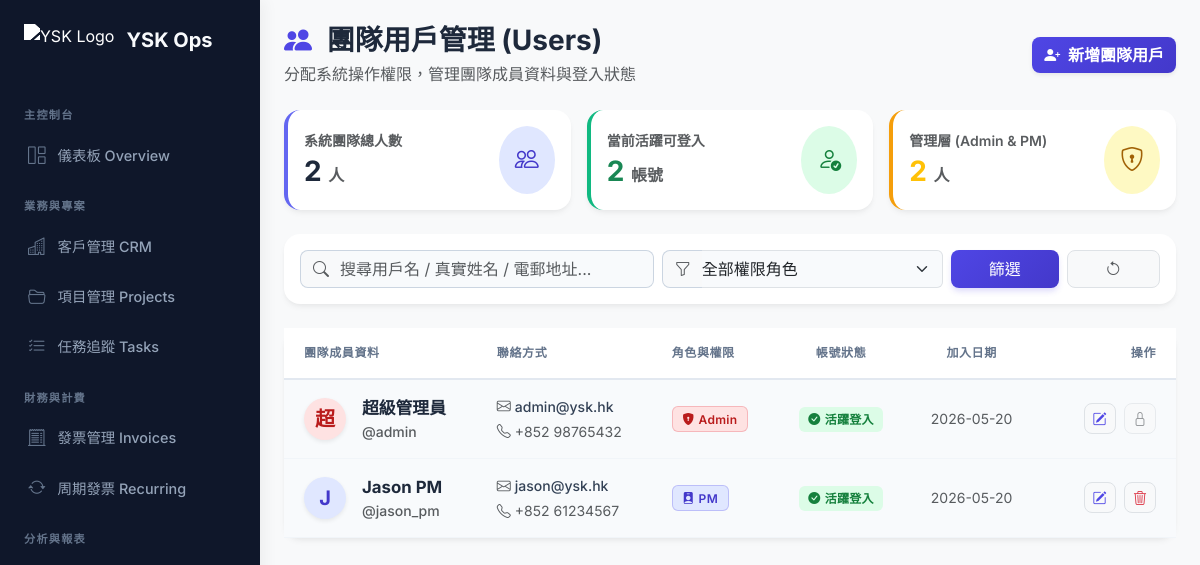
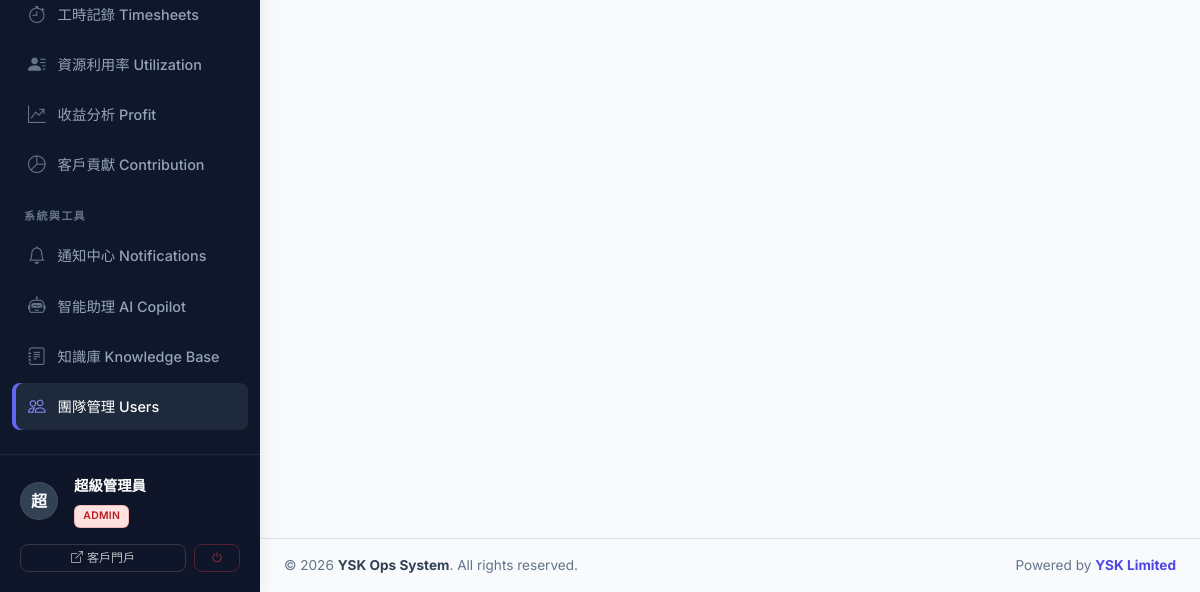
The page /users.php (signed in) on the database as committed earlier (2 pictures, top to bottom).
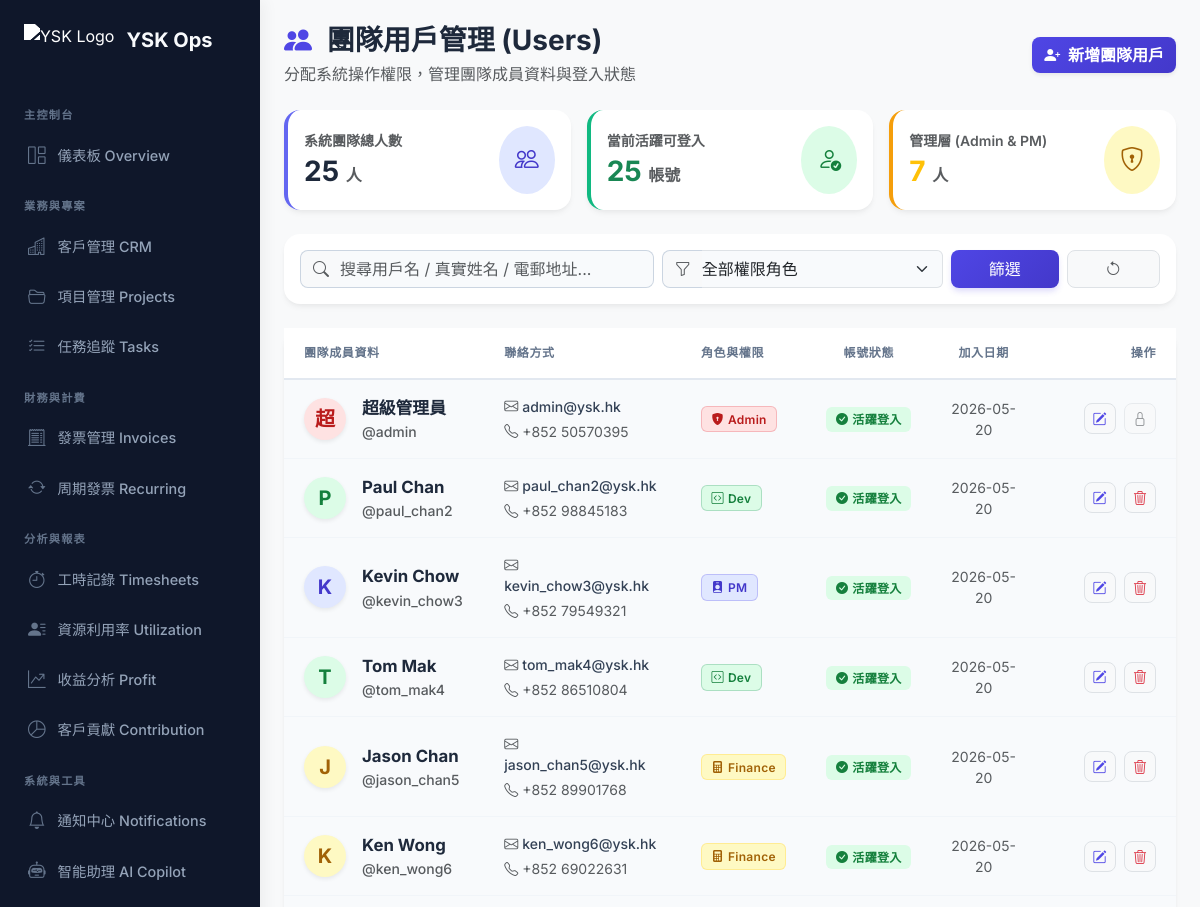
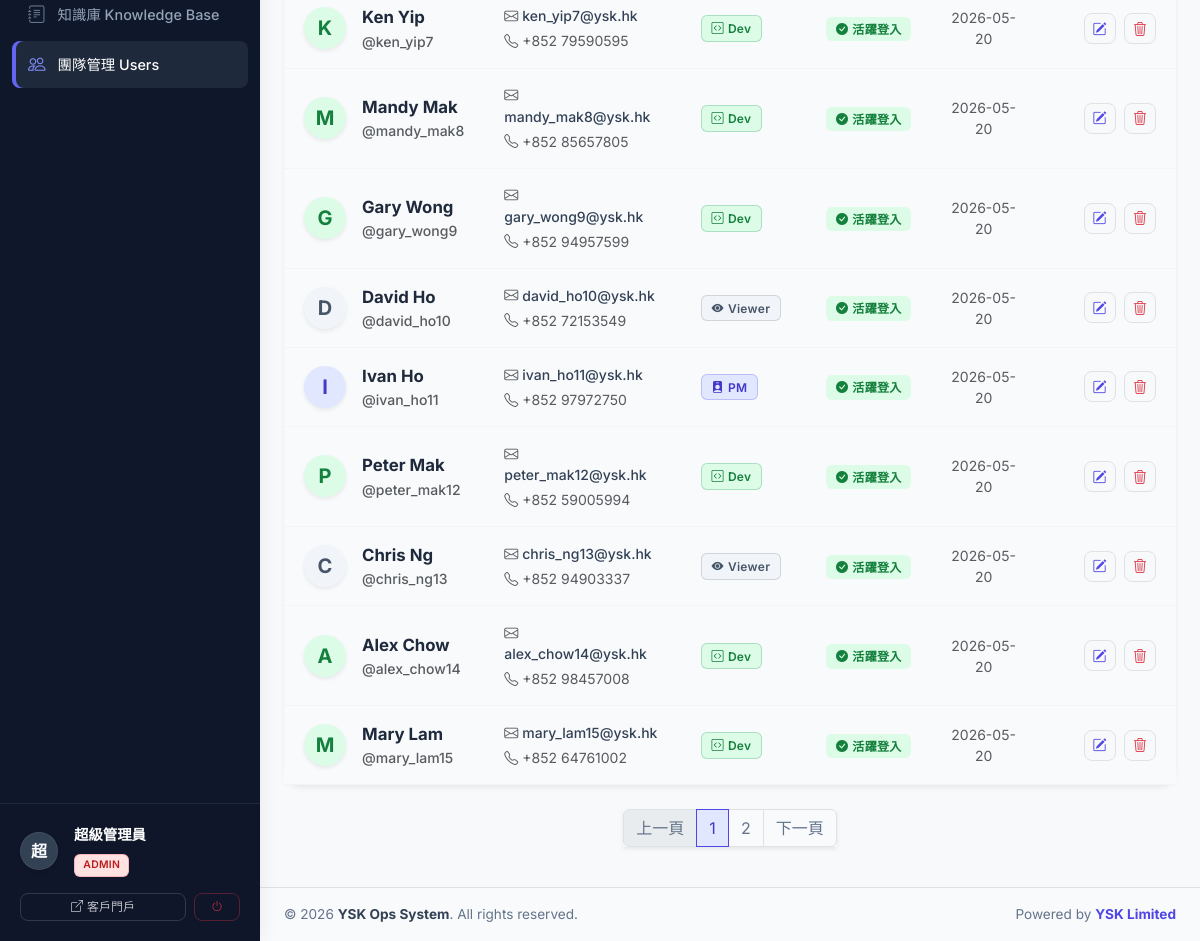
The same page on the database as committed later (2 pictures, top to bottom).
### tables this page shows
CREATE TABLE users (
    id INT AUTO_INCREMENT PRIMARY KEY,
    username VARCHAR(50) UNIQUE NOT NULL,
    password_hash VARCHAR(255) NOT NULL,
    full_name VARCHAR(100) NOT NULL,
    email VARCHAR(100) UNIQUE NOT NULL,
    role ENUM('admin', 'pm', 'developer', 'finance', 'viewer') DEFAULT 'viewer',
    phone VARCHAR(20),
    avatar VARCHAR(255),
    is_active BOOLEAN DEFAULT TRUE,
    created_at TIMESTAMP DEFAULT CURRENT_TIMESTAMP,
    updated_at TIMESTAMP DEFAULT CURRENT_TIMESTAMP ON UPDATE CURRENT_TIMESTAMP
);

### includes/db.php (called while the page is built, shortened)
<?php
function get_db_connection() {
    static $pdo = null;
    if ($pdo === null) {
        try {
            $dsn = "mysql:host=" . DB_HOST . ";dbname=" . DB_NAME . ";charset=" . DB_CHAR;
            $pdo = new PDO($dsn, DB_USER, DB_PASS, [
                PDO::ATTR_ERRMODE => PDO::ERRMODE_EXCEPTION,
                PDO::ATTR_DEFAULT_FETCH_MODE => PDO::FETCH_ASSOC,
                PDO::ATTR_EMULATE_PREPARES => false,
            ]);
        } catch (PDOException $e) {
            die("Database connection failed: " . $e->getMessage() . "<br>Please check config.php and run database.sql first.");
        }
    }
    return $pdo;
}
function db_query($sql, $params = []) {
    $pdo = get_db_connection();
    $stmt = $pdo->prepare($sql);
    $stmt->execute($params);
    return $stmt;
}
function db_fetch_all($sql, $params = []) {
    return db_query($sql, $params)->fetchAll();
}
function db_fetch_one($sql, $params = []) {
    return db_query($sql, $params)->fetch();
}
?>

### users.php (the view, shortened to what the changed rows need)
<?php
require_once 'includes/db.php';
$search = trim($_GET['search'] ?? '');
$role_filter = $_GET['role'] ?? '';
$page = max(1, (int)($_GET['page'] ?? 1));
$per_page = 15;
$offset = ($page - 1) * $per_page;
$where_clauses = ["1=1"];
$params = [];
$where_sql = implode(" AND ", $where_clauses);
$stats_sql = "SELECT
                COUNT(*) as total_users,
                SUM(CASE WHEN is_active = 1 THEN 1 ELSE 0 END) as active_users,
                SUM(CASE WHEN role IN ('admin', 'pm') THEN 1 ELSE 0 END) as management_count
              FROM users";
$stats = db_fetch_one($stats_sql);
$total_count = db_fetch_one("SELECT COUNT(*) as total FROM users WHERE $where_sql", $params)['total'] ?? 0;
$total_pages = ceil($total_count / $per_page);
$users = db_fetch_all("SELECT * FROM users WHERE $where_sql ORDER BY is_active DESC, created_at DESC LIMIT $per_page OFFSET $offset", $params);
$roles = [
    'admin' => ['label' => '系統管理員 (Admin)', 'short' => 'Admin', 'color' => 'danger', 'icon' => 'bi-shield-lock-fill'],
    'pm' => ['label' => '項目經理 (PM)', 'short' => 'PM', 'color' => 'primary', 'icon' => 'bi-person-badge-fill'],
    'developer' => ['label' => '開發人員 (Dev)', 'short' => 'Dev', 'color' => 'success', 'icon' => 'bi-code-square'],
    'finance' => ['label' => '財務人員 (Finance)', 'short' => 'Finance', 'color' => 'warning', 'icon' => 'bi-calculator-fill'],
    'viewer' => ['label' => '查看者 (Viewer)', 'short' => 'Viewer', 'color' => 'secondary', 'icon' => 'bi-eye-fill']
];
?>
<?php include 'includes/header.php'; ?>
<div class="d-flex align-items-stretch" style="min-height: 100vh; width: 100%;">
    <div class="flex-grow-1 d-flex flex-column" style="background-color: #f8f9fa; min-width: 0;">
        <div class="p-3 p-md-4 flex-grow-1">
            <div class="d-flex flex-column flex-md-row justify-content-between align-items-md-center mb-4 gap-3">
                <div class="d-flex align-items-center">
                    <div>
                        <h2 class="h3 fw-bold mb-1 text-slate-800"><i class="bi bi-people-fill me-2 text-primary"></i> 團隊用戶管理 (Users)</h2>
                    </div>
                </div>
            </div>
            <div class="row g-3 mb-4">
                <div class="col-sm-4">
                    <div class="card border-0 shadow-sm h-100" style="border-left: 4px solid #6366f1 !important;">
                        <div class="card-body p-3 d-flex align-items-center justify-content-between">
                            <div>
                                <small class="text-muted d-block fw-semibold mb-1">系統團隊總人數</small>
                                <h3 class="fw-bold mb-0 text-slate-800"><?= (int)$stats['total_users'] ?> <span class="fs-6 text-muted font-normal">人</span></h3>
                            </div>
                        </div>
                    </div>
                </div>
                <div class="col-sm-4">
                    <div class="card border-0 shadow-sm h-100" style="border-left: 4px solid #10b981 !important;">
                        <div class="card-body p-3 d-flex align-items-center justify-content-between">
                            <div>
                                <small class="text-muted d-block fw-semibold mb-1">當前活躍可登入</small>
                                <h3 class="fw-bold mb-0 text-success"><?= (int)$stats['active_users'] ?> <span class="fs-6 text-muted font-normal">帳號</span></h3>
                            </div>
                        </div>
                    </div>
                </div>
                <div class="col-sm-4">
                    <div class="card border-0 shadow-sm h-100" style="border-left: 4px solid #f59e0b !important;">
                        <div class="card-body p-3 d-flex align-items-center justify-content-between">
                            <div>
                                <small class="text-muted d-block fw-semibold mb-1">管理層 (Admin & PM)</small>
                                <h3 class="fw-bold mb-0 text-warning"><?= (int)$stats['management_count'] ?> <span class="fs-6 text-muted font-normal">人</span></h3>
                            </div>
                        </div>
                    </div>
                </div>
            </div>
            <div class="card border-0 shadow-sm mb-4">
                <div class="card-body p-0">
                    <div class="table-responsive">
                        <table class="table table-hover align-middle mb-0">
                            <thead class="bg-light text-slate-600">
                                <tr>
                                    <th class="ps-4 py-3">團隊成員資料</th>
                                    <th class="py-3">聯絡方式</th>
                                    <th class="py-3">角色與權限</th>
                                    <th class="py-3 text-center">帳號狀態</th>
                                    <th class="py-3 text-center">加入日期</th>
                                    <th class="text-end pe-4 py-3" width="140">操作</th>
                                </tr>
                            </thead>
                            <tbody class="border-top-0">
                                <?php foreach ($users as $u):
                                    $r_info = $roles[$u['role']] ?? ['label' => $u['role'], 'short' => $u['role'], 'color' => 'secondary', 'icon' => 'bi-person'];
                                    $avatar_char = mb_substr($u['full_name'] ?? $u['username'], 0, 1, 'UTF-8');
                                ?>
                                <tr class="<?= $u['is_active'] ? '' : 'bg-light opacity-75' ?>">
                                    <td class="ps-4">
                                        <div class="d-flex align-items-center">
                                            <div class="bg-<?= $r_info['color'] ?> bg-opacity-10 text-<?= $r_info['color'] ?> rounded-circle d-flex align-items-center justify-content-center me-3 shadow-sm" style="width: 42px; height: 42px;">
                                                <span class="fw-bold fs-5"><?= htmlspecialchars(strtoupper($avatar_char)) ?></span>
                                            </div>
                                            <div>
                                                <div class="fw-bold text-slate-800" style="font-size: 1.05rem;"><?= htmlspecialchars($u['full_name'] ?? '') ?></div>
                                                <div class="small text-muted fw-medium">@<?= htmlspecialchars($u['username'] ?? '') ?></div>
                                            </div>
                                        </div>
                                    </td>
                                    <td>
                                        <div class="text-slate-700 fw-medium small"><i class="bi bi-envelope text-muted me-1"></i><?= htmlspecialchars($u['email'] ?? '') ?></div>
                                        <div class="small text-muted mt-1"><i class="bi bi-telephone me-1"></i><?= htmlspecialchars($u['phone'] ?: '未提供') ?></div>
                                    </td>
                                    <td>
                                        <span class="badge bg-<?= $r_info['color'] ?> bg-opacity-10 text-<?= $r_info['color'] ?> px-2 py-1 border border-<?= $r_info['color'] ?> border-opacity-25" title="<?= $r_info['label'] ?>">
                                            <i class="bi <?= $r_info['icon'] ?> me-1"></i><?= $r_info['short'] ?>
                                        </span>
                                    </td>
                                    <td class="text-center">
                                        <?php if ($u['is_active']): ?>
                                            <span class="badge bg-success bg-opacity-10 text-success px-2 py-1"><i class="bi bi-check-circle-fill me-1"></i>活躍登入</span>
                                        <?php else: ?>
                                            <span class="badge bg-secondary bg-opacity-10 text-secondary px-2 py-1"><i class="bi bi-dash-circle-fill me-1"></i>已停用</span>
                                        <?php endif; ?>
                                    </td>
                                    <td class="text-muted small text-center"><?= date('Y-m-d', strtotime($u['created_at'])) ?></td>
                                    <td class="text-end pe-4">
                                        <button class="btn btn-sm btn-light border text-primary me-1" data-bs-toggle="modal" data-bs-target="#editUserModal<?= $u['id'] ?>" title="編輯用戶資料">
                                            <i class="bi bi-pencil-square"></i>
                                        </button>
                                        <?php if ($u['id'] != $_SESSION['user_id']): ?>
                                        <form method="POST" class="d-inline" onsubmit="return confirm('警告：徹底刪除用戶可能會影響歷史工時、任務等關聯數據。\n強烈建議使用「編輯」將用戶設為「已停用」以保留數據。\n\n確定要強制徹底刪除此用戶嗎？')">
                                            <button type="submit" name="delete_user" class="btn btn-sm btn-light border text-danger" title="刪除"><i class="bi bi-trash3"></i></button>
                                        </form>
                                        <?php else: ?>
                                        <button class="btn btn-sm btn-light border text-muted disabled" title="無法刪除自己"><i class="bi bi-lock"></i></button>
                                        <?php endif; ?>
                                    </td>
                                </tr>
                                <?php endforeach; ?>
                            </tbody>
                        </table>
                    </div>
                </div>
            </div>
            <?php if ($total_pages > 1): ?>
            <div class="d-flex justify-content-center mt-4">
                <nav>
                    <ul class="pagination shadow-sm">
                        <li class="page-item <?= $page <= 1 ? 'disabled' : '' ?>">
                            <a class="page-link text-slate-500" href="?page=<?= $page-1 ?>&search=<?= urlencode($search) ?>&role=<?= $role_filter ?>">上一頁</a>
                        </li>
                        <?php for ($i = 1; $i <= $total_pages; $i++): ?>
                        <li class="page-item <?= $i == $page ? 'active' : '' ?>">
                            <a class="page-link <?= $i == $page ? 'bg-primary border-primary' : 'text-slate-500' ?>" href="?page=<?= $i ?>&search=<?= urlencode($search) ?>&role=<?= $role_filter ?>"><?= $i ?></a>
                        </li>
                        <?php endfor; ?>
                        <li class="page-item <?= $page >= $total_pages ? 'disabled' : '' ?>">
                            <a class="page-link text-slate-500" href="?page=<?= $page+1 ?>&search=<?= urlencode($search) ?>&role=<?= $role_filter ?>">下一頁</a>
                        </li>
                    </ul>
                </nav>
            </div>
            <?php endif; ?>
<?php include 'includes/footer.php'; ?>

Rows that differ between the two databases and show on the page:
changed users "超級管理員": phone "+852 98765432" → "+852 50570395"
changed users: full_name "J" → "P"; full_name "Jason PM" → "Paul Chan"; username "jason_pm" → "paul_chan2"; email "jason@ysk.hk" → "paul_chan2@ysk.hk"; phone "+852 61234567" → "+852 98845183"; role "PM" → "Dev"
added users: full_name "K", full_name "Kevin Chow", username "kevin_chow3", email "kevin_chow3@ysk.hk", phone "+852 79549321", role "PM", is_active 1 (drawn), created_at "2026-05-20"
added users: full_name "T", full_name "Tom Mak", username "tom_mak4", email "tom_mak4@ysk.hk", phone "+852 86510804", role "Dev", is_active 1 (drawn), created_at "2026-05-20"
added users: full_name "J", full_name "Jason Chan", username "jason_chan5", email "jason_chan5@ysk.hk", phone "+852 89901768", role "Finance", is_active 1 (drawn), created_at "2026-05-20"
added users: full_name "K", full_name "Ken Wong", username "ken_wong6", email "ken_wong6@ysk.hk", phone "+852 69022631", role "Finance", is_active 1 (drawn), created_at "2026-05-20"
added users: full_name "K", full_name "Ken Yip", username "ken_yip7", email "ken_yip7@ysk.hk", phone "+852 79590595", role "Dev", is_active 1 (drawn), created_at "2026-05-20"
added users: full_name "M", full_name "Mandy Mak", username "mandy_mak8", email "mandy_mak8@ysk.hk", phone "+852 85657805", role "Dev", is_active 1 (drawn), created_at "2026-05-20"
added users: full_name "G", full_name "Gary Wong", username "gary_wong9", email "gary_wong9@ysk.hk", phone "+852 94957599", role "Dev", is_active 1 (drawn), created_at "2026-05-20"
added users: full_name "D", full_name "David Ho", username "david_ho10", email "david_ho10@ysk.hk", phone "+852 72153549", role "Viewer", is_active 1 (drawn), created_at "2026-05-20"
added users: full_name "I", full_name "Ivan Ho", username "ivan_ho11", email "ivan_ho11@ysk.hk", phone "+852 97972750", role "PM", is_active 1 (drawn), created_at "2026-05-20"
added users: full_name "P", full_name "Peter Mak", username "peter_mak12", email "peter_mak12@ysk.hk", phone "+852 59005994", role "Dev", is_active 1 (drawn), created_at "2026-05-20"
added users: full_name "C", full_name "Chris Ng", username "chris_ng13", email "chris_ng13@ysk.hk", phone "+852 94903337", role "Viewer", is_active 1 (drawn), created_at "2026-05-20"
added users: full_name "A", full_name "Alex Chow", username "alex_chow14", email "alex_chow14@ysk.hk", phone "+852 98457008", role "Dev", is_active 1 (drawn), created_at "2026-05-20"
added users: full_name "M", full_name "Mary Lam", username "mary_lam15", email "mary_lam15@ysk.hk", phone "+852 64761002", role "Dev", is_active 1 (drawn), created_at "2026-05-20"
Other text that changed with them:
$stats['total_users']: "2" → "25"
$stats['active_users']: "2" → "25"
$stats['management_count']: "2" → "7"
text now shown: "上一頁 下一頁"
new list line: "1"
new list line: "2"
